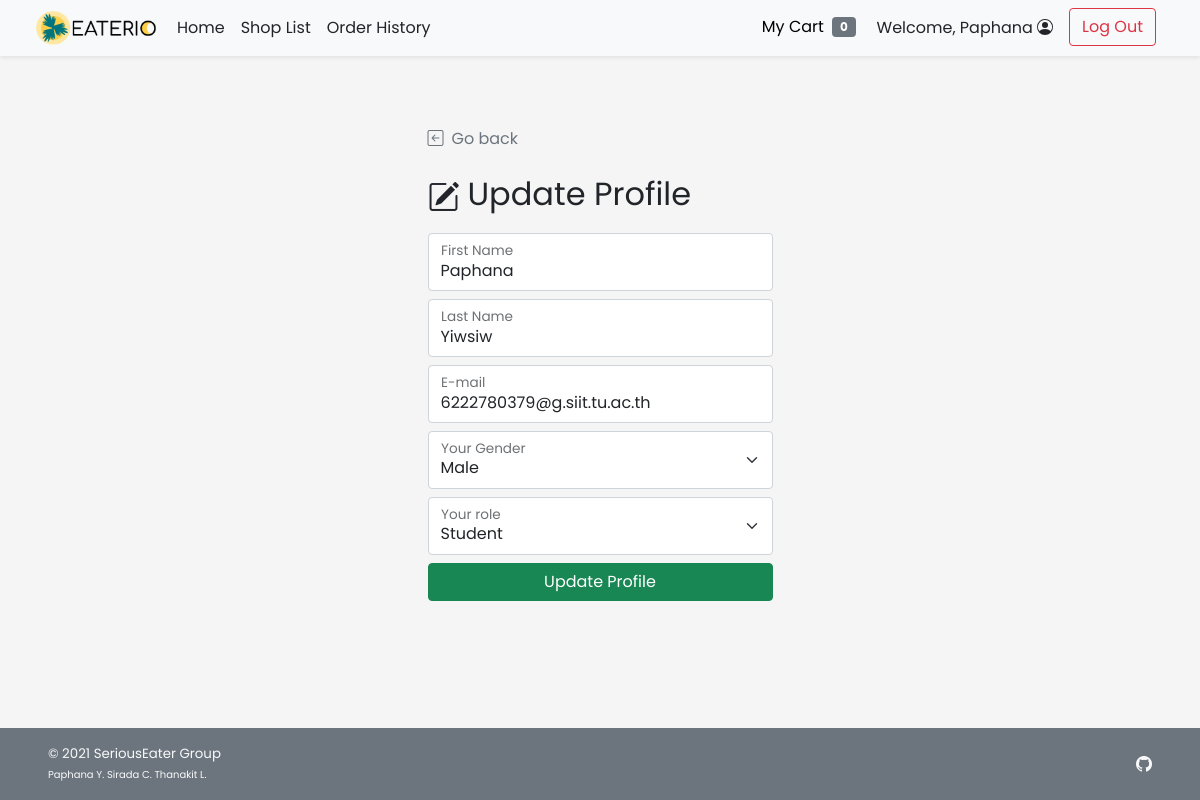
Page /cust_update_profile.php (signed in) on the earlier database version.
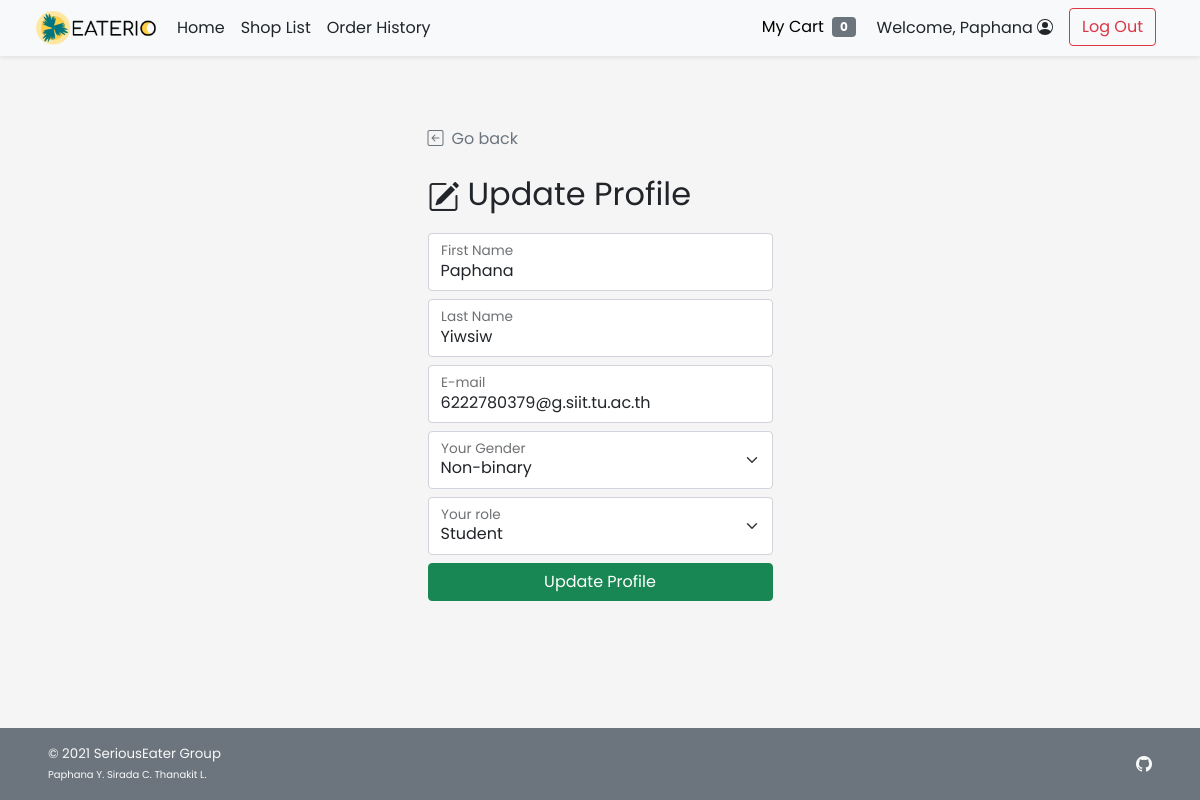
Same page on the later database version.
### tables this page shows
CREATE TABLE `customer` (
  `c_id` int(11) NOT NULL,
  `c_username` varchar(45) NOT NULL,
  `c_pwd` varchar(45) NOT NULL,
  `c_firstname` varchar(45) NOT NULL,
  `c_lastname` varchar(45) NOT NULL,
  `c_email` varchar(100) NOT NULL,
  `c_gender` varchar(1) NOT NULL COMMENT 'M for Male, F for Female',
  `c_type` varchar(3) NOT NULL COMMENT 'Type of customer in this canteen (STD for student, INS for instructor, STF for staff, GUE for guest, ADM for admin, OTH for other)'
);

### cust_update_profile.php (the view, shortened to what this page needs)
<!DOCTYPE html>
<html lang="en">
<head>
    <?php
        include("conn_db.php");
        include('head.php');
    ?>
    <link href="css/main.css" rel="stylesheet">
    <link href="css/login.css" rel="stylesheet">
</head>
<body class="d-flex flex-column h-100">
    <?php include('nav_header.php')?>
    <div class="container form-signin mt-auto w-50">
        <a class="nav nav-item text-decoration-none text-muted" href="#" onclick="history.back();">
            <i class="bi bi-arrow-left-square me-2"></i>Go back
        </a>
        <?php
            $query = "SELECT c_firstname,c_lastname,c_email,c_gender,c_type FROM customer WHERE c_id = {$_SESSION['cid']} LIMIT 0,1";
            $result = $mysqli ->query($query);
            $row = $result -> fetch_array();
        ?>
        <form method="POST" action="cust_update_profile.php" class="form-floating">
            <h2 class="mt-4 mb-3 fw-normal text-bold"><i class="bi bi-pencil-square me-2"></i>Update Profile</h2>
            <div class="form-floating mb-2">
                <input type="text" class="form-control" id="firstname" placeholder="First Name" name="firstname"
                value="<?php echo $row["c_firstname"];?>" required>
                <label for="firstname">First Name</label>
            </div>
            <div class="form-floating mb-2">
                <input type="text" class="form-control" id="lastname" placeholder="Last Name" value="<?php echo $row["c_lastname"];?>" name="lastname" required>
                <label for="lastname">Last Name</label>
            </div>
            <div class="form-floating mb-2">
                <input type="email" class="form-control" id="email" placeholder="E-mail" name="email" value="<?php echo $row["c_email"];?>" required>
                <label for="email">E-mail</label>
            </div>
            <div class="form-floating">
                <select class="form-select mb-2" id="gender" name="gender">
                    <option value="M" <?php if($row["c_gender"]=="M"){echo "selected";}?>>Male</option>
                    <option value="N" <?php if($row["c_gender"]=="N"){echo "selected";}?>>Non-binary</option>
                </select>
                <label for="gender">Your Gender</label>
            </div>
            <div class="form-floating">
                <select class="form-select mb-2" id="type" name="type">
                    <option value="STD" <?php if($row["c_type"]=="STD"){echo "selected";}?>>Student</option>
                </select>
                <label for="gender">Your role</label>
            </div>
            <button class="w-100 btn btn-success mb-3" name="upd_confirm" type="submit">Update Profile</button>
        </form>
    </div>
    <footer
        class="footer d-flex flex-wrap justify-content-between align-items-center px-5 py-3 mt-auto bg-secondary text-light">
        <span class="smaller-font">&copy; 2021 SeriousEater Group<br /><span class="xsmall-font">Paphana Y. Sirada C.
                Thanakit L.</span></span>
        <ul class="nav justify-content-end list-unstyled d-flex">
            <li class="ms-3"><a class="text-light" target="_blank" href="https://github.com/waterthatfrozen/EATERIO"><i
                        class="bi bi-github"></i></a></li>
        </ul>
    </footer>
</body>
</html>

Differences in the rows shown:
changed customer "Paphana": gender "Male" → "Non-binary"
